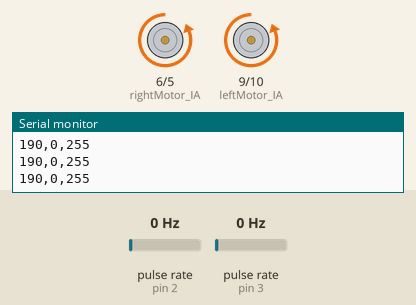
The sketch below on a simulated Arduino Uno, built with avr-gcc and run on an emulated ATmega328P. On the bench: motor-driver pin pairs drawn as motors (green arrow = first pin HIGH = forward, orange = second pin HIGH = backward, longer = more drive), the last lines printed to the serial monitor. Wiring (inferred from the names in the program): 2 × pulse sensor: data pin 2 / data pin 3. Inputs (shaded band) come from the test bench; at power-on: pulse rate (sensors on pin 2, pin 3) 0 Hz.

Above: at 4.2 s.
4.3 s: pulse rate (sensor on pin 2) set to 150 Hz
At 6.5 s:
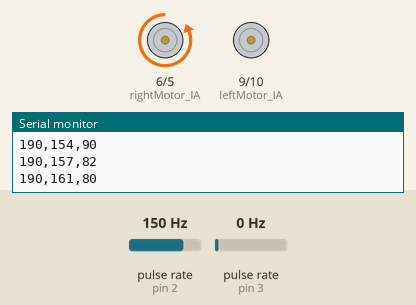
At 7.8 s:
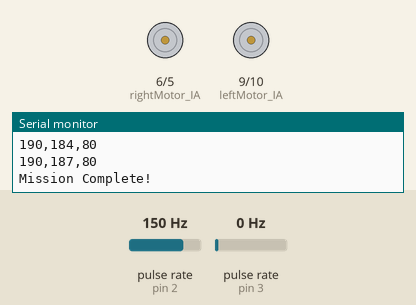
Timing chart, 0 to 9.3 s (numbered marks = the images above; inputs shaded):
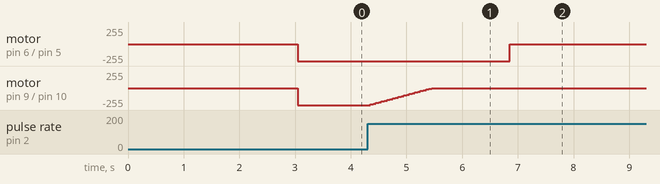

The sketch:

RC_Car_Arduino_PID_test1.ino
```cpp
//전원을 키면 3초후에 자동으로 2m이동

// --- 모터 드라이버 제어 핀 ---
const int leftMotor_IA = 9;
const int leftMotor_IB = 10;
const int rightMotor_IA = 6;
const int rightMotor_IB = 5;

// --- 엔코더 센서 핀 ---
const int encoderLeftPin = 2;
const int encoderRightPin = 3;

volatile long leftCount = 0;
volatile long rightCount = 0;

// ========================================================
// 📏 로봇 물리 스펙 설정 (입력 필수!)
// ========================================================
const float WHEEL_DIAMETER_MM = 67.0; // 바퀴 지름 (mm)
const int ENCODER_HOLES = 20;         // 엔코더 원판의 구멍 개수 (보통 20개)
const float TARGET_DISTANCE_MM = 2000.0; // 목표 이동 거리 (2m = 2000mm)

// 목표 카운트 자동 계산 (2000mm 가려면 몇 번 구멍을 세어야 하는가?)
// 바퀴 둘레 = 67 * 3.14 = 210.48mm. 2000 / 210.48 = 약 9.5바퀴. 9.5 * 20 = 190 카운트.
long targetCount = 0;

// ========================================================
// ⚙️ PID 게인 튜닝 변수 (지글러-니콜스 튜닝 위치)
// ========================================================
// 1. 거리 제어 (브레이크 제어)
float Kp_dist = 2.5;  // P: 목표까지 남은 거리에 비례해서 속도를 냄
float Kd_dist = 0.5;  // D: 속도가 너무 빠르면 미리 브레이크를 밟음 (오버슛 방지)
long prevDistError = 0;

// 2. 직진 동기화 제어 (좌우 밸런스)
float Kp_sync = 1.5;  // P: 좌우 카운트 차이가 날수록 강하게 핸들을 꺾음
float Kd_sync = 0.2;  // D: 핸들이 너무 휙휙 꺾이는 것을 방지(잔진동 억제)
long prevSyncError = 0;

// 제어 주기
unsigned long prevTime = 0;
const int DT = 50; // 50ms 마다 제어 (1초에 20번 연산)
bool missionComplete = false;

void setup() {
  Serial.begin(9600);

  pinMode(leftMotor_IA, OUTPUT); pinMode(leftMotor_IB, OUTPUT);
  pinMode(rightMotor_IA, OUTPUT); pinMode(rightMotor_IB, OUTPUT);

  pinMode(encoderLeftPin, INPUT_PULLUP); pinMode(encoderRightPin, INPUT_PULLUP);
  attachInterrupt(digitalPinToInterrupt(encoderLeftPin), countLeft, RISING);
  attachInterrupt(digitalPinToInterrupt(encoderRightPin), countRight, RISING);

  stopMotors();

  // 바퀴 둘레 계산 및 목표 카운트 설정
  float wheelCircumference = WHEEL_DIAMETER_MM * 3.14159;
  targetCount = (TARGET_DISTANCE_MM / wheelCircumference) * ENCODER_HOLES;

  delay(3000); // 전원 켜고 3초 뒤에 출발! (바닥에 놓을 시간 확보)
  prevTime = millis();
}

void loop() {
  if (missionComplete) return; // 미션 완료 시 루프 정지

  unsigned long currentTime = millis();
  int dt = currentTime - prevTime;

  if (dt >= DT) {
    prevTime = currentTime;

    // 1. 현재 상태 읽기
    long avgCount = (leftCount + rightCount) / 2;
    long distError = targetCount - avgCount;     // 거리 오차
    long syncError = leftCount - rightCount;     // 좌우 밸런스 오차

    // ----------------------------------------------------
    // 🎯 1단계: 거리 제어 (PD 제어) - 얼마나 세게 달릴까?
    // ----------------------------------------------------
    float distP = Kp_dist * distError;
    float distD = Kd_dist * ((distError - prevDistError) / dt);

    int basePWM = distP + distD;

    // 목표 도달 판단 (오차가 0 이하가 되면 정지)
    if (distError <= 0) {
      stopMotors();
      missionComplete = true;
      Serial.println("Mission Complete!");
      return;
    }

    // 기본 속도 제한 (최대 255, 최소 구동 전압 80)
    if (basePWM > 255) basePWM = 255;
    if (basePWM < 80) basePWM = 80;

    // ----------------------------------------------------
    // ⚖️ 2단계: 직진 제어 (PD 제어) - 핸들을 얼마나 꺾을까?
    // ----------------------------------------------------
    float syncP = Kp_sync * syncError;
    float syncD = Kd_sync * ((syncError - prevSyncError) / dt);

    int turnOffset = syncP + syncD;

    // 최종 모터 속도 계산 (기준 속도에 핸들 꺾는 값을 더하고 뺌)
    int leftPWM = basePWM - turnOffset;
    int rightPWM = basePWM + turnOffset;

    // 모터 속도 하드웨어 한계 제한
    if (leftPWM > 255) leftPWM = 255;  if (leftPWM < 0) leftPWM = 0;
    if (rightPWM > 255) rightPWM = 255; if (rightPWM < 0) rightPWM = 0;

    // 모터 구동 (전진)
    digitalWrite(leftMotor_IA, LOW);  analogWrite(leftMotor_IB, leftPWM);
    digitalWrite(rightMotor_IA, LOW); analogWrite(rightMotor_IB, rightPWM);

    // 과거 오차 업데이트
    prevDistError = distError;
    prevSyncError = syncError;

    // ----------------------------------------------------
    // 📊 시리얼 플로터 (그래프) 데이터 출력
    // 출력 형식: 목표거리, 현재거리, 기본PWM
    // ----------------------------------------------------
    Serial.print(targetCount);
    Serial.print(",");
    Serial.print(avgCount);
    Serial.print(",");
    Serial.println(basePWM);
  }
}

void countLeft() { leftCount++; }
void countRight() { rightCount++; }

void stopMotors() {
  digitalWrite(leftMotor_IA, LOW); digitalWrite(leftMotor_IB, LOW);
  digitalWrite(rightMotor_IA, LOW); digitalWrite(rightMotor_IB, LOW);
}
```

Measured:
- after the input at 4.3 s, motor on pin 6 (rightMotor_IA) / pin 5 (rightMotor_IB): backward 255/255 → stopped after 2.6 s; motor on pin 9 (leftMotor_IA) / pin 10 (leftMotor_IB): moves from backward 255/255 to stopped over 1.1 s, starting after 0.05 s
